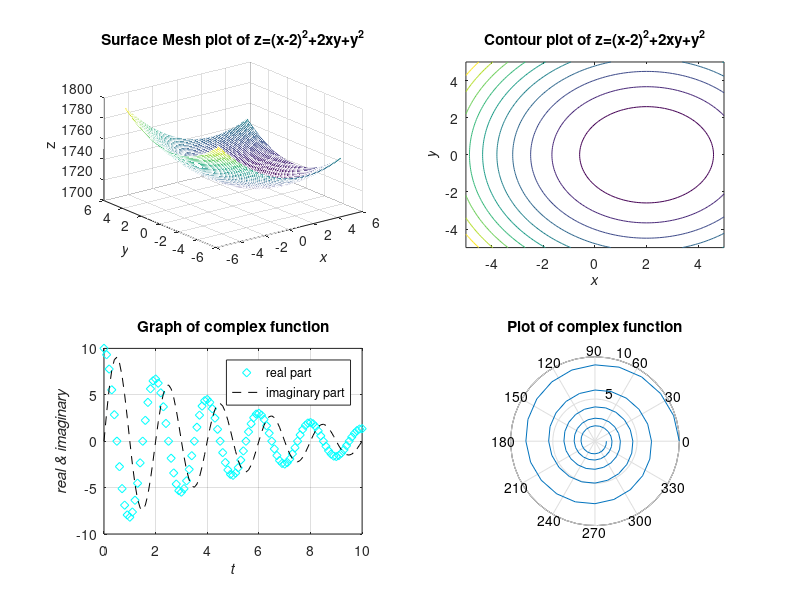

Reproduce this figure in MATLAB.
[x,y]=meshgrid(-5:0.1:5);
z=(x-2).^2+2*x*y+y.^2;
subplot(2,2,1), mesh(x,y,z)
xlabel('\bf\itx'), ylabel('\bf\ity'), zlabel('z'), title('\bfSurface Mesh plot of z=(x-2)^{2}+2xy+y^{2}')
subplot(2,2,2), contour(x,y,z)
xlabel('\bf\itx'), ylabel('\bf\ity'), zlabel('z'), title('\bfContour plot of z=(x-2)^{2}+2xy+y^{2}')

t=[0:0.1:10];
v=10*exp((-0.2+i*pi).*t);
subplot(2,2,3), plot(t,real(v),'cd',t,imag(v),'k--')
xlabel('\bf\itt'), ylabel('\bf\itreal & imaginary'), title('\bfGraph of complex function')
legend('real part','imaginary part'), grid on
subplot(2,2,4), polar(angle(v),abs(v))
title('\bfPlot of complex function'), grid on
